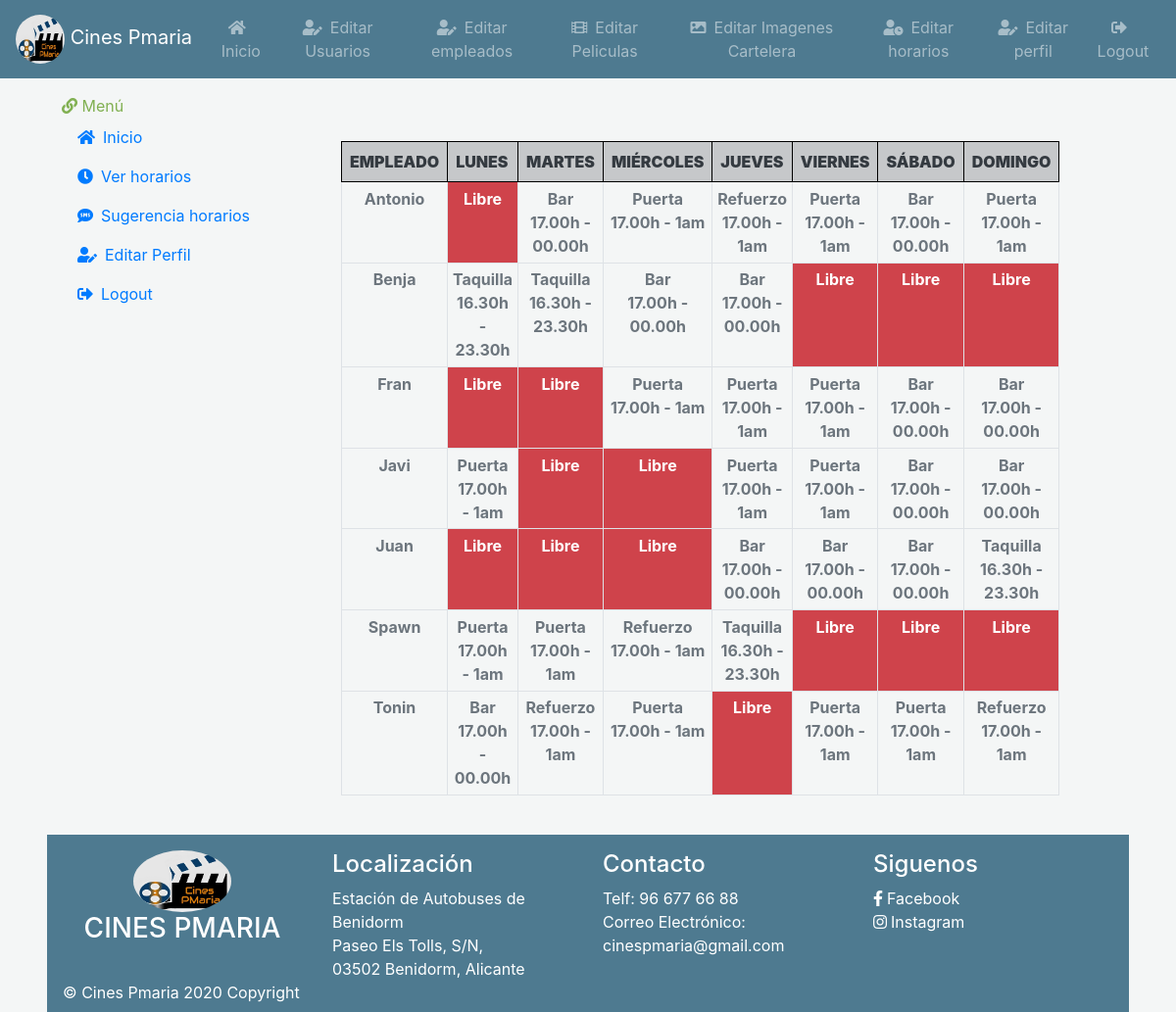
/vista/indexVerHor.php (signed in), run on the app's committed database.
### tables this page shows
CREATE TABLE `usuarios` (
  `usuario` varchar(25) NOT NULL,
  `contrasena` varchar(25) NOT NULL,
  `email` varchar(30) NOT NULL,
  `ROL` varchar(20) NOT NULL DEFAULT 'ROL_USER',
  `activo` int(5) NOT NULL DEFAULT 1,
  `horario` int(5) NOT NULL DEFAULT -1
);

CREATE TABLE `horarios` (
  `horario` int(5) NOT NULL,
  `lunes` varchar(15) NOT NULL DEFAULT 'Libre',
  `martes` varchar(15) NOT NULL DEFAULT 'Libre',
  `miercoles` varchar(15) NOT NULL DEFAULT 'Libre',
  `jueves` varchar(15) NOT NULL DEFAULT 'Libre',
  `viernes` varchar(15) NOT NULL DEFAULT 'Libre',
  `sabado` varchar(15) NOT NULL DEFAULT 'Libre',
  `domingo` varchar(15) NOT NULL DEFAULT 'Libre'
);

### modelo/conexion.php (called while the page is built, shortened)
<?php
  class Conexion{
    private $conexion;
    public function __construct(){
      $this->servidor = "localhost";
      $this->usuario = "root";
      $this->clave = "";
      $this->base = "cinespmaria";
      $this->conexion = new mysqli($this->servidor, $this->usuario,
      $this->clave, $this->base);
    }
    public function ejecutarConsulta( $sql){
      $contenedor = $this->conexion->query($sql);
      return $contenedor->fetch_all();
    }
  }
 ?>

### modelo/userModelo.php (called while the page is built, shortened)
<?php
  class Users {
    public static function listaEmpleados(){
      $con = new Conexion();
      $cont = $con->ejecutarConsulta("SELECT * FROM usuarios WHERE ROL LIKE 'ROL_EMP'");
      return $cont;
    }
  }
 ?>

### modelo/horarioModelo.php (called while the page is built, shortened)
<?php
  require_once 'conexion.php';
  class Horario {
    public static function listaHorEmp($hor){
      $con = new Conexion();
      $cont = $con->ejecutarConsulta("SELECT * FROM horarios WHERE horario = " . $hor);
      return $cont;
    }
  }
 ?>

### vista/verHorario.php (the view, shortened to what this page needs)
<?php
  require_once '../modelo/horarioModelo.php';
  require_once '../modelo/conexion.php';
?>
    <body>
      <?php
        $empleadoActual = $_SESSION['usuario'];
      ?>
        <br/>
        <br/>
          <table class="table table-bordered table-hover table-sm">
            <thead>
              <tr class='text-dark table-dark'>
                <th style="border: 1px solid black;" class="p-2"><b>EMPLEADO</b></th>
                <th style="border: 1px solid black;" class="p-2"><b>LUNES</b></th>
                <th style="border: 1px solid black;" class="p-2"><b>MARTES</b></th>
                <th style="border: 1px solid black;" class="p-2"><b>MIÉRCOLES</b></th>
                <th style="border: 1px solid black;" class="p-2"><b>JUEVES</b></th>
                <th style="border: 1px solid black;" class="p-2"><b>VIERNES</b></th>
                <th style="border: 1px solid black;" class="p-2"><b>SÁBADO</b></th>
                <th style="border: 1px solid black;" class="p-2"><b>DOMINGO</b></th>
              </tr>
            </thead>
            <tbody>
          <?php
           foreach (Users::listaEmpleados() as $empleados) {
             if($empleados[4] == 1){
              if($empleados[0] == $empleadoActual){
               echo "<tr class='table-primary text-center'>";
             }else{
               echo "<tr class='text-muted table-muted text-center'>";
         }
             echo  "<td><b>" . $empleados[0] . "</b> </td>";
            $hor = $empleados[5];
             foreach (Horario::listaHorEmp($hor) as $horarioEmp){
            if($horarioEmp[1] == 'Libre'){
            echo "<td class='bg-roClaro'>";
              echo "<b class='text-white'>Libre</b>";
            }elseif($horarioEmp[1]=='Puerta' || $horarioEmp[1]=='Refuerzo'){
                echo "<td>";
              echo "<b>" . $horarioEmp[1] . "</b><br/><b>17.00h - 1am</b>";
            }elseif($horarioEmp[1]=='Bar'){
              echo "<td>";
              echo "<b>Bar</b><br/> <b>17.00h - 00.00h</b>";
            }else{
              echo "<td>";
              echo "<b>Taquilla</b><br/> <b>16.30h - 23.30h</b>";
            }
            echo "</td>";
            if($horarioEmp[2] == 'Libre'){
            echo "<td class='bg-roClaro'>";
              echo "<b class='text-white'>Libre</b>";
            }elseif($horarioEmp[2]=='Puerta' || $horarioEmp[2]=='Refuerzo'){
                echo "<td>";
              echo "<b>" . $horarioEmp[2] . "</b><br/><b>17.00h - 1am</b>";
            }elseif($horarioEmp[2]=='Bar'){
              echo "<td>";
              echo "<b>Bar</b><br/> <b>17.00h - 00.00h</b>";
            }else{
              echo "<td>";
              echo "<b>Taquilla</b><br/> <b>16.30h - 23.30h</b>";
            }
            echo "</td>";
          if($horarioEmp[3] == 'Libre'){
          echo "<td class='bg-roClaro'>";
            echo "<b class='text-white'>Libre</b>";
          }elseif($horarioEmp[3]=='Puerta' || $horarioEmp[3]=='Refuerzo'){
              echo "<td>";
            echo "<b>" . $horarioEmp[3] . "</b><br/><b>17.00h - 1am</b>";
          }elseif($horarioEmp[3]=='Bar'){
            echo "<td>";
            echo "<b>Bar</b><br/> <b>17.00h - 00.00h</b>";
          }else{
            echo "<td>";
            echo "<b>Taquilla</b><br/> <b>16.30h - 23.30h</b>";
          }
          echo "</td>";
          if($horarioEmp[4] == 'Libre'){
          echo "<td class='bg-roClaro'>";
            echo "<b class='text-white'>Libre</b>";
          }elseif($horarioEmp[4]=='Puerta' || $horarioEmp[4]=='Refuerzo'){
              echo "<td>";
            echo "<b>" . $horarioEmp[4] . "</b><br/><b>17.00h - 1am</b>";
          }elseif($horarioEmp[4]=='Bar'){
            echo "<td>";
            echo "<b>Bar</b><br/> <b>17.00h - 00.00h</b>";
          }else{
            echo "<td>";
            echo "<b>Taquilla</b><br/> <b>16.30h - 23.30h</b>";
          }
          echo "</td>";
          if($horarioEmp[5] == 'Libre'){
          echo "<td class='bg-roClaro'>";
            echo "<b class='text-white'>Libre</b>";
          }elseif($horarioEmp[5]=='Puerta' || $horarioEmp[5]=='Refuerzo'){
              echo "<td>";
            echo "<b>" . $horarioEmp[5] . "</b><br/><b>17.00h - 1am</b>";
          }elseif($horarioEmp[5]=='Bar'){
            echo "<td>";
            echo "<b>Bar</b><br/> <b>17.00h - 00.00h</b>";
          }else{
            echo "<td>";
            echo "<b>Taquilla</b><br/> <b>16.30h - 23.30h</b>";
          }
          echo "</td>";
          if($horarioEmp[6] == 'Libre'){
          echo "<td class='bg-roClaro'>";
            echo "<b class='text-white'>Libre</b>";
          }elseif($horarioEmp[6]=='Puerta' || $horarioEmp[6]=='Refuerzo'){
              echo "<td>";
            echo "<b>" . $horarioEmp[6] . "</b><br/><b>17.00h - 1am</b>";
          }elseif($horarioEmp[6]=='Bar'){
            echo "<td>";
            echo "<b>Bar</b><br/> <b>17.00h - 00.00h</b>";
          }else{
            echo "<td>";
            echo "<b>Taquilla</b><br/> <b>16.30h - 23.30h</b>";
          }
          echo "</td>";
        if($horarioEmp[7] == 'Libre'){
        echo "<td class='bg-roClaro'>";
          echo "<b class='text-white'>Libre</b>";
        }elseif($horarioEmp[7]=='Puerta' || $horarioEmp[7]=='Refuerzo'){
            echo "<td>";
          echo "<b>" . $horarioEmp[7] . "</b><br/><b>17.00h - 1am</b>";
        }elseif($horarioEmp[7]=='Bar'){
          echo "<td>";
          echo "<b>Bar</b><br/> <b>17.00h - 00.00h</b>";
        }else{
          echo "<td>";
          echo "<b>Taquilla</b><br/> <b>16.30h - 23.30h</b>";
        }
        echo "</td>";
         ?>
  <?php
  echo "</tr>";
}
}
        }
      ?>
    </tbody>
      </table>
        <br/>
    </body>

### css/style.css (style rules this page uses)
* { margin:0; padding: 0; }
body { background-color: #f4f6f6 ; }
.bg-roClaro { background-color: #cf434b !important; }

### data on the page
usuarios: usuario "Antonio"
horarios: lunes "Libre", martes "Bar", miercoles "Puerta", jueves "Refuerzo", viernes "Puerta", sabado "Bar", domingo "Puerta"
usuarios: usuario "Benja"
horarios: lunes "Taquilla", martes "Taquilla", miercoles "Bar", jueves "Bar", viernes "Libre", sabado "Libre", domingo "Libre"
usuarios: usuario "Fran"
horarios: lunes "Libre", martes "Libre", miercoles "Puerta", jueves "Puerta", viernes "Puerta", sabado "Bar", domingo "Bar"
usuarios: usuario "Javi"
horarios: lunes "Puerta", martes "Libre", miercoles "Libre", jueves "Puerta", viernes "Puerta", sabado "Bar", domingo "Bar"
usuarios: usuario "Juan"
horarios: lunes "Libre", martes "Libre", miercoles "Libre", jueves "Bar", viernes "Bar", sabado "Bar", domingo "Taquilla"
usuarios: usuario "Spawn"
horarios: lunes "Puerta", martes "Puerta", miercoles "Refuerzo", jueves "Taquilla", viernes "Libre", sabado "Libre", domingo "Libre"
usuarios: usuario "Tonin"
horarios: lunes "Bar", martes "Refuerzo", miercoles "Puerta", jueves "Libre", viernes "Puerta", sabado "Puerta", domingo "Refuerzo"
